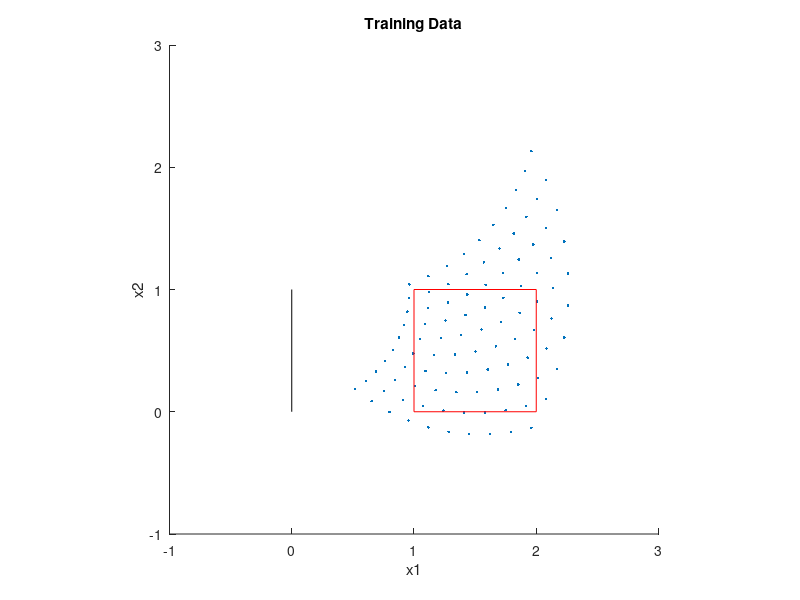
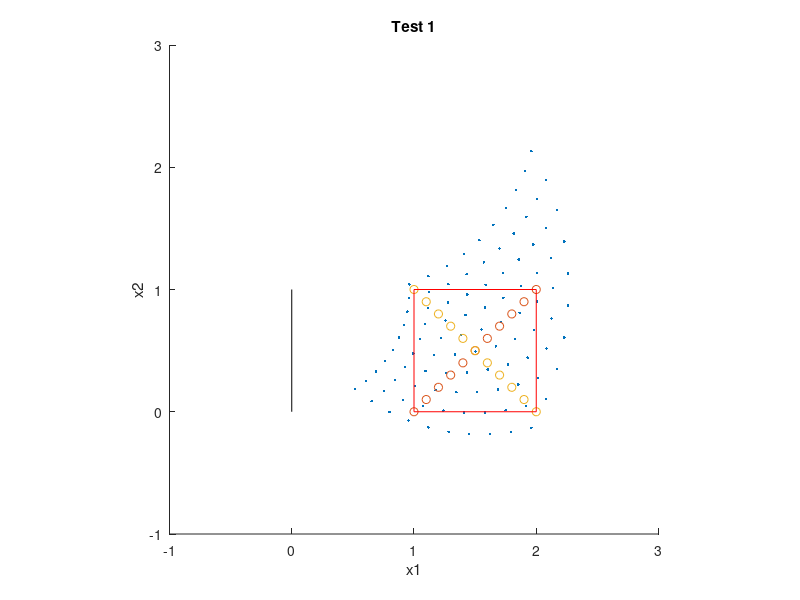
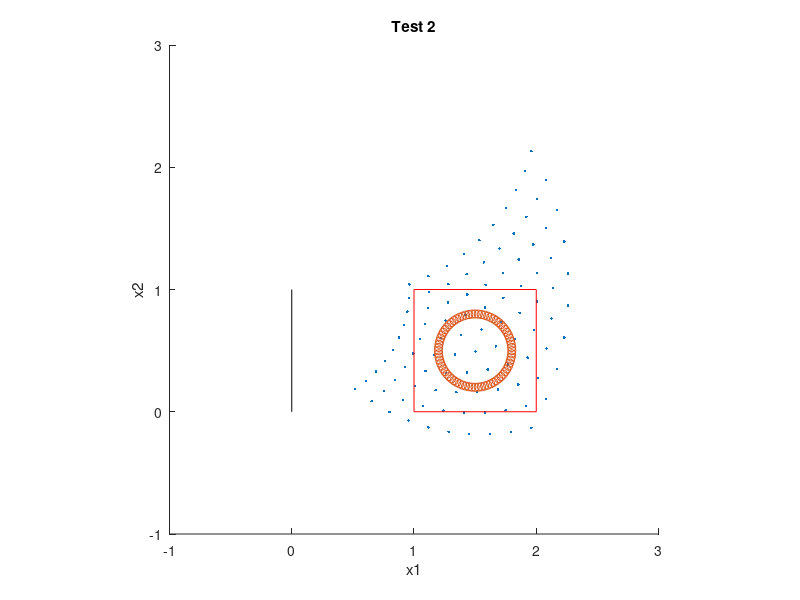
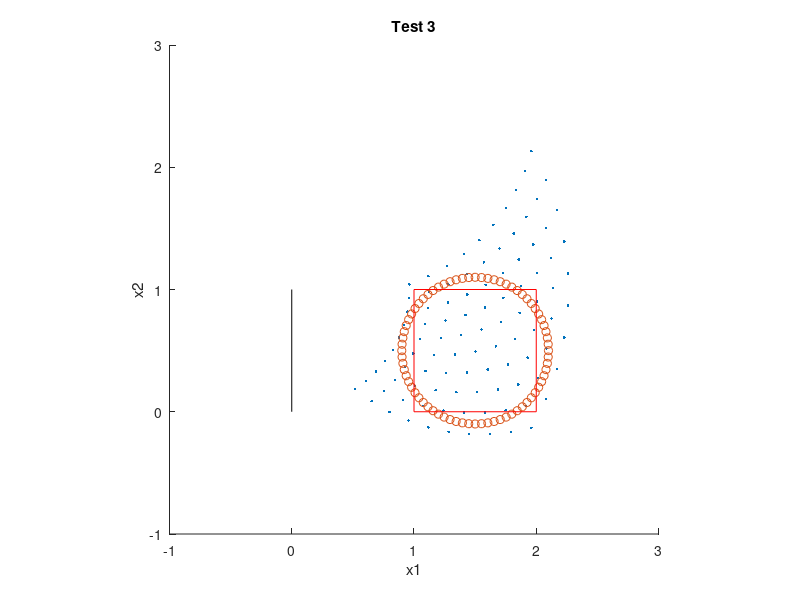

Source code (MATLAB) for these figures, in order:
clear; close all; clc;

%% Constants
h = 1;
l1 = 1.6;
l2 = 1.6;
n = 1e1;
m = 1e1;

x2math = @(theta1, theta2, l1, l2) l1*cosd(theta1 - 90) + l2*sind(theta2 + theta1 - 180);
y2math = @(theta1, theta2, l1, l2, h) h + l1*sind(theta1 - 90) - l2*cosd(theta2 + theta1 - 180);

%% Training Data
min1 = 105;
max1 = 165;
min2 = 35;
max2 = 90;
t_th1 = linspace(min1,max1,n)';
t_th2 = linspace(min2,max2,m)';

for ii = 1:n
    for jj = 1:m
        t_x2(n*(ii-1)+jj,1) = x2math(t_th1(ii), t_th2(jj), l1, l2);
        t_y2(n*(ii-1)+jj,1) = y2math(t_th1(ii), t_th2(jj), l1, l2, h);
        tlra_tra(n*(ii-1)+jj,:) = [t_x2(n*(ii-1)+jj,1), t_y2(n*(ii-1)+jj,1), t_th1(ii), t_th2(jj)];
    end
end
figure
axis([-1,3,-1,3],'square')
hold on
plot(t_x2, t_y2, '.')
plot([1,2], [0,0], "r")
plot([1,2], [1,1], "r")
plot([1,1], [0,1], "r")
plot([2,2], [0,1], "r")
plot([0,0], [0,1], "k")
hold off
title("Training Data")
xlabel("x1")
ylabel("x2")


%% Testing Data
test_x1 = linspace(1,2,11)';
test_y1_1 = test_x1 - 1;
test_y1_2 = 2 - test_x1;
theta = (0:5:355)';
tl = length(theta);
test_x2 = 1.5 + 0.3*cosd(theta);
test_y2 = 0.5 + 0.3*sind(theta);
test_x3 = 1.5 + 0.6*cosd(theta);
test_y3 = 0.5 + 0.6*sind(theta);

tlra_tes = [test_x1, test_y1_1, zeros(11,1), zeros(11,1);
            test_x1, test_y1_2, zeros(11,1), zeros(11,1);
            test_x2, test_y2, zeros(tl,1), zeros(tl,1);
            test_x3, test_y3, zeros(tl,1), zeros(tl,1)];

figure
% axis([1,2,0,1],'square')
axis([-1,3,-1,3],'square')
hold on
plot(t_x2, t_y2, '.')
plot(test_x1, test_y1_1, "o")
plot(test_x1, test_y1_2, "o")
plot([1,2], [0,0], "r")
plot([1,2], [1,1], "r")
plot([1,1], [0,1], "r")
plot([2,2], [0,1], "r")
plot([0,0], [0,1], "k")
hold off
title("Test 1")
xlabel("x1")
ylabel("x2")

figure
axis([-1,3,-1,3],'square')
hold on
plot(t_x2, t_y2, '.')
plot(test_x2, test_y2, "o")
plot([1,2], [0,0], "r")
plot([1,2], [1,1], "r")
plot([1,1], [0,1], "r")
plot([2,2], [0,1], "r")
plot([0,0], [0,1], "k")
hold off
title("Test 2")
xlabel("x1")
ylabel("x2")

figure
axis([-1,3,-1,3],'square')
hold on
plot(t_x2, t_y2, '.')
plot(test_x3, test_y3, "o")
plot([1,2], [0,0], "r")
plot([1,2], [1,1], "r")
plot([1,1], [0,1], "r")
plot([2,2], [0,1], "r")
plot([0,0], [0,1], "k")
hold off
title("Test 3")
xlabel("x1")
ylabel("x2")
